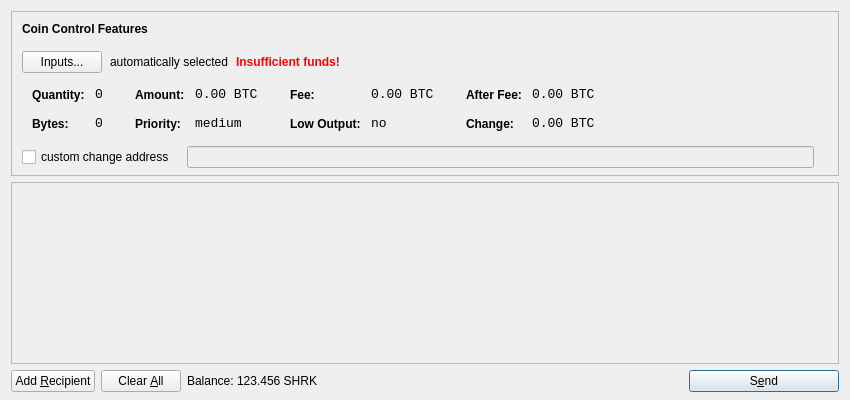
<?xml version="1.0" encoding="UTF-8"?>
<ui version="4.0">
 <class>SendCoinsDialog</class>
 <widget class="QDialog" name="SendCoinsDialog">
  <property name="geometry">
   <rect>
    <x>0</x>
    <y>0</y>
    <width>850</width>
    <height>400</height>
   </rect>
  </property>
  <property name="windowTitle">
   <string>Send Coins</string>
  </property>
  <layout class="QVBoxLayout" name="verticalLayout" stretch="0,1,0">
   <property name="bottomMargin">
    <number>8</number>
   </property>
   <item>
    <widget class="QFrame" name="frameCoinControl">
     <property name="sizePolicy">
      <sizepolicy hsizetype="Expanding" vsizetype="Expanding">
       <horstretch>0</horstretch>
       <verstretch>0</verstretch>
      </sizepolicy>
     </property>
     <property name="maximumSize">
      <size>
       <width>16777215</width>
       <height>16777215</height>
      </size>
     </property>
     <property name="frameShape">
      <enum>QFrame::StyledPanel</enum>
     </property>
     <property name="frameShadow">
      <enum>QFrame::Sunken</enum>
     </property>
     <layout class="QVBoxLayout" name="verticalLayoutCoinControl2">
      <property name="spacing">
       <number>-1</number>
      </property>
      <property name="leftMargin">
       <number>0</number>
      </property>
      <property name="topMargin">
       <number>0</number>
      </property>
      <property name="rightMargin">
       <number>0</number>
      </property>
      <property name="bottomMargin">
       <number>6</number>
      </property>
      <item>
       <layout class="QVBoxLayout" name="verticalLayoutCoinControl" stretch="0,0,0,0,1">
        <property name="spacing">
         <number>0</number>
        </property>
        <property name="leftMargin">
         <number>10</number>
        </property>
        <property name="topMargin">
         <number>10</number>
        </property>
        <item>
         <layout class="QHBoxLayout" name="horizontalLayoutCoinControl1">
          <property name="bottomMargin">
           <number>15</number>
          </property>
          <item>
           <widget class="QLabel" name="labelCoinControlFeatures">
            <property name="sizePolicy">
             <sizepolicy hsizetype="Preferred" vsizetype="Maximum">
              <horstretch>0</horstretch>
              <verstretch>0</verstretch>
             </sizepolicy>
            </property>
            <property name="font">
             <font>
              <weight>75</weight>
              <bold>true</bold>
             </font>
            </property>
            <property name="styleSheet">
             <string notr="true">font-weight:bold;</string>
            </property>
            <property name="text">
             <string>Coin Control Features</string>
            </property>
           </widget>
          </item>
         </layout>
        </item>
        <item>
         <layout class="QHBoxLayout" name="horizontalLayoutCoinControl2" stretch="0,0,0,0">
          <property name="spacing">
           <number>8</number>
          </property>
          <property name="bottomMargin">
           <number>10</number>
          </property>
          <item>
           <widget class="QPushButton" name="pushButtonCoinControl">
            <property name="styleSheet">
             <string notr="true"/>
            </property>
            <property name="text">
             <string>Inputs...</string>
            </property>
           </widget>
          </item>
          <item>
           <widget class="QLabel" name="labelCoinControlAutomaticallySelected">
            <property name="text">
             <string>automatically selected</string>
            </property>
            <property name="margin">
             <number>5</number>
            </property>
           </widget>
          </item>
          <item>
           <widget class="QLabel" name="labelCoinControlInsuffFunds">
            <property name="font">
             <font>
              <weight>75</weight>
              <bold>true</bold>
             </font>
            </property>
            <property name="styleSheet">
             <string notr="true">color:red;font-weight:bold;</string>
            </property>
            <property name="text">
             <string>Insufficient funds!</string>
            </property>
            <property name="margin">
             <number>5</number>
            </property>
           </widget>
          </item>
          <item>
           <spacer name="horizontalSpacerCoinControl">
            <property name="orientation">
             <enum>Qt::Horizontal</enum>
            </property>
            <property name="sizeHint" stdset="0">
             <size>
              <width>40</width>
              <height>1</height>
             </size>
            </property>
           </spacer>
          </item>
         </layout>
        </item>
        <item>
         <widget class="QWidget" name="widgetCoinControl" native="true">
          <property name="sizePolicy">
           <sizepolicy hsizetype="Preferred" vsizetype="Preferred">
            <horstretch>0</horstretch>
            <verstretch>0</verstretch>
           </sizepolicy>
          </property>
          <property name="minimumSize">
           <size>
            <width>0</width>
            <height>0</height>
           </size>
          </property>
          <property name="styleSheet">
           <string notr="true"/>
          </property>
          <layout class="QHBoxLayout" name="horizontalLayoutCoinControl5">
           <property name="margin">
            <number>0</number>
           </property>
           <item>
            <layout class="QHBoxLayout" name="horizontalLayoutCoinControl3" stretch="0,0,0,1">
             <property name="spacing">
              <number>20</number>
             </property>
             <property name="topMargin">
              <number>0</number>
             </property>
             <property name="bottomMargin">
              <number>10</number>
             </property>
             <item>
              <layout class="QFormLayout" name="formLayoutCoinControl1">
               <property name="horizontalSpacing">
                <number>10</number>
               </property>
               <property name="verticalSpacing">
                <number>14</number>
               </property>
               <property name="leftMargin">
                <number>10</number>
               </property>
               <property name="topMargin">
                <number>4</number>
               </property>
               <property name="rightMargin">
                <number>6</number>
               </property>
               <item row="0" column="0">
                <widget class="QLabel" name="labelCoinControlQuantityText">
                 <property name="styleSheet">
                  <string notr="true">font-weight:bold;</string>
                 </property>
                 <property name="text">
                  <string>Quantity:</string>
                 </property>
                 <property name="margin">
                  <number>0</number>
                 </property>
                </widget>
               </item>
               <item row="0" column="1">
                <widget class="QLabel" name="labelCoinControlQuantity">
                 <property name="font">
                  <font>
                   <family>Monospace</family>
                   <pointsize>10</pointsize>
                  </font>
                 </property>
                 <property name="cursor">
                  <cursorShape>IBeamCursor</cursorShape>
                 </property>
                 <property name="contextMenuPolicy">
                  <enum>Qt::ActionsContextMenu</enum>
                 </property>
                 <property name="text">
                  <string notr="true">0</string>
                 </property>
                 <property name="margin">
                  <number>0</number>
                 </property>
                 <property name="textInteractionFlags">
                  <set>Qt::LinksAccessibleByMouse|Qt::TextSelectableByKeyboard|Qt::TextSelectableByMouse</set>
                 </property>
                </widget>
               </item>
               <item row="1" column="0">
                <widget class="QLabel" name="labelCoinControlBytesText">
                 <property name="styleSheet">
                  <string notr="true">font-weight:bold;</string>
                 </property>
                 <property name="text">
                  <string>Bytes:</string>
                 </property>
                </widget>
               </item>
               <item row="1" column="1">
                <widget class="QLabel" name="labelCoinControlBytes">
                 <property name="font">
                  <font>
                   <family>Monospace</family>
                   <pointsize>10</pointsize>
                  </font>
                 </property>
                 <property name="cursor">
                  <cursorShape>IBeamCursor</cursorShape>
                 </property>
                 <property name="contextMenuPolicy">
                  <enum>Qt::ActionsContextMenu</enum>
                 </property>
                 <property name="text">
                  <string notr="true">0</string>
                 </property>
                 <property name="textInteractionFlags">
                  <set>Qt::LinksAccessibleByMouse|Qt::TextSelectableByKeyboard|Qt::TextSelectableByMouse</set>
                 </property>
                </widget>
               </item>
              </layout>
             </item>
             <item>
              <layout class="QFormLayout" name="formLayoutCoinControl2">
               <property name="horizontalSpacing">
                <number>10</number>
               </property>
               <property name="verticalSpacing">
                <number>14</number>
               </property>
               <property name="leftMargin">
                <number>6</number>
               </property>
               <property name="topMargin">
                <number>4</number>
               </property>
               <property name="rightMargin">
                <number>6</number>
               </property>
               <item row="0" column="0">
                <widget class="QLabel" name="labelCoinControlAmountText">
                 <property name="styleSheet">
                  <string notr="true">font-weight:bold;</string>
                 </property>
                 <property name="text">
                  <string>Amount:</string>
                 </property>
                 <property name="margin">
                  <number>0</number>
                 </property>
                </widget>
               </item>
               <item row="0" column="1">
                <widget class="QLabel" name="labelCoinControlAmount">
                 <property name="font">
                  <font>
                   <family>Monospace</family>
                   <pointsize>10</pointsize>
                  </font>
                 </property>
                 <property name="cursor">
                  <cursorShape>IBeamCursor</cursorShape>
                 </property>
                 <property name="contextMenuPolicy">
                  <enum>Qt::ActionsContextMenu</enum>
                 </property>
                 <property name="text">
                  <string notr="true">0.00 BTC</string>
                 </property>
                 <property name="textInteractionFlags">
                  <set>Qt::LinksAccessibleByMouse|Qt::TextSelectableByKeyboard|Qt::TextSelectableByMouse</set>
                 </property>
                </widget>
               </item>
               <item row="1" column="0">
                <widget class="QLabel" name="labelCoinControlPriorityText">
                 <property name="styleSheet">
                  <string notr="true">font-weight:bold;</string>
                 </property>
                 <property name="text">
                  <string>Priority:</string>
                 </property>
                </widget>
               </item>
               <item row="1" column="1">
                <widget class="QLabel" name="labelCoinControlPriority">
                 <property name="font">
                  <font>
                   <family>Monospace</family>
                   <pointsize>10</pointsize>
                  </font>
                 </property>
                 <property name="cursor">
                  <cursorShape>IBeamCursor</cursorShape>
                 </property>
                 <property name="contextMenuPolicy">
                  <enum>Qt::ActionsContextMenu</enum>
                 </property>
                 <property name="text">
                  <string>medium</string>
                 </property>
                 <property name="textInteractionFlags">
                  <set>Qt::LinksAccessibleByMouse|Qt::TextSelectableByKeyboard|Qt::TextSelectableByMouse</set>
                 </property>
                </widget>
               </item>
              </layout>
             </item>
             <item>
              <layout class="QFormLayout" name="formLayoutCoinControl3">
               <property name="horizontalSpacing">
                <number>10</number>
               </property>
               <property name="verticalSpacing">
                <number>14</number>
               </property>
               <property name="leftMargin">
                <number>6</number>
               </property>
               <property name="topMargin">
                <number>4</number>
               </property>
               <property name="rightMargin">
                <number>6</number>
               </property>
               <item row="0" column="0">
                <widget class="QLabel" name="labelCoinControlFeeText">
                 <property name="styleSheet">
                  <string notr="true">font-weight:bold;</string>
                 </property>
                 <property name="text">
                  <string>Fee:</string>
                 </property>
                 <property name="margin">
                  <number>0</number>
                 </property>
                </widget>
               </item>
               <item row="0" column="1">
                <widget class="QLabel" name="labelCoinControlFee">
                 <property name="font">
                  <font>
                   <family>Monospace</family>
                   <pointsize>10</pointsize>
                  </font>
                 </property>
                 <property name="cursor">
                  <cursorShape>IBeamCursor</cursorShape>
                 </property>
                 <property name="contextMenuPolicy">
                  <enum>Qt::ActionsContextMenu</enum>
                 </property>
                 <property name="text">
                  <string notr="true">0.00 BTC</string>
                 </property>
                 <property name="textInteractionFlags">
                  <set>Qt::LinksAccessibleByMouse|Qt::TextSelectableByKeyboard|Qt::TextSelectableByMouse</set>
                 </property>
                </widget>
               </item>
               <item row="1" column="0">
                <widget class="QLabel" name="labelCoinControlLowOutputText">
                 <property name="styleSheet">
                  <string notr="true">font-weight:bold;</string>
                 </property>
                 <property name="text">
                  <string>Low Output:</string>
                 </property>
                </widget>
               </item>
               <item row="1" column="1">
                <widget class="QLabel" name="labelCoinControlLowOutput">
                 <property name="font">
                  <font>
                   <family>Monospace</family>
                   <pointsize>10</pointsize>
                  </font>
                 </property>
                 <property name="cursor">
                  <cursorShape>IBeamCursor</cursorShape>
                 </property>
                 <property name="contextMenuPolicy">
                  <enum>Qt::ActionsContextMenu</enum>
                 </property>
                 <property name="text">
                  <string>no</string>
                 </property>
                 <property name="textInteractionFlags">
                  <set>Qt::LinksAccessibleByMouse|Qt::TextSelectableByKeyboard|Qt::TextSelectableByMouse</set>
                 </property>
                </widget>
               </item>
              </layout>
             </item>
             <item>
              <layout class="QFormLayout" name="formLayoutCoinControl4">
               <property name="horizontalSpacing">
                <number>10</number>
               </property>
               <property name="verticalSpacing">
                <number>14</number>
               </property>
               <property name="leftMargin">
                <number>6</number>
               </property>
               <property name="topMargin">
                <number>4</number>
               </property>
               <property name="rightMargin">
                <number>6</number>
               </property>
               <item row="0" column="0">
                <widget class="QLabel" name="labelCoinControlAfterFeeText">
                 <property name="styleSheet">
                  <string notr="true">font-weight:bold;</string>
                 </property>
                 <property name="text">
                  <string>After Fee:</string>
                 </property>
                 <property name="margin">
                  <number>0</number>
                 </property>
                </widget>
               </item>
               <item row="0" column="1">
                <widget class="QLabel" name="labelCoinControlAfterFee">
                 <property name="font">
                  <font>
                   <family>Monospace</family>
                   <pointsize>10</pointsize>
                  </font>
                 </property>
                 <property name="cursor">
                  <cursorShape>IBeamCursor</cursorShape>
                 </property>
                 <property name="contextMenuPolicy">
                  <enum>Qt::ActionsContextMenu</enum>
                 </property>
                 <property name="text">
                  <string notr="true">0.00 BTC</string>
                 </property>
                 <property name="textInteractionFlags">
                  <set>Qt::LinksAccessibleByMouse|Qt::TextSelectableByKeyboard|Qt::TextSelectableByMouse</set>
                 </property>
                </widget>
               </item>
               <item row="1" column="0">
                <widget class="QLabel" name="labelCoinControlChangeText">
                 <property name="styleSheet">
                  <string notr="true">font-weight:bold;</string>
                 </property>
                 <property name="text">
                  <string>Change:</string>
                 </property>
                </widget>
               </item>
               <item row="1" column="1">
                <widget class="QLabel" name="labelCoinControlChange">
                 <property name="font">
                  <font>
                   <family>Monospace</family>
                   <pointsize>10</pointsize>
                  </font>
                 </property>
                 <property name="cursor">
                  <cursorShape>IBeamCursor</cursorShape>
                 </property>
                 <property name="contextMenuPolicy">
                  <enum>Qt::ActionsContextMenu</enum>
                 </property>
                 <property name="text">
                  <string notr="true">0.00 BTC</string>
                 </property>
                 <property name="textInteractionFlags">
                  <set>Qt::LinksAccessibleByMouse|Qt::TextSelectableByKeyboard|Qt::TextSelectableByMouse</set>
                 </property>
                </widget>
               </item>
              </layout>
             </item>
            </layout>
           </item>
          </layout>
         </widget>
        </item>
        <item>
         <layout class="QHBoxLayout" name="horizontalLayoutCoinControl4" stretch="0,0,0">
          <property name="spacing">
           <number>12</number>
          </property>
          <property name="sizeConstraint">
           <enum>QLayout::SetDefaultConstraint</enum>
          </property>
          <property name="topMargin">
           <number>5</number>
          </property>
          <property name="rightMargin">
           <number>5</number>
          </property>
          <item>
           <widget class="QCheckBox" name="checkBoxCoinControlChange">
            <property name="text">
             <string>custom change address</string>
            </property>
           </widget>
          </item>
          <item>
           <widget class="QLineEdit" name="lineEditCoinControlChange">
            <property name="enabled">
             <bool>false</bool>
            </property>
            <property name="sizePolicy">
             <sizepolicy hsizetype="Expanding" vsizetype="Fixed">
              <horstretch>0</horstretch>
              <verstretch>0</verstretch>
             </sizepolicy>
            </property>
           </widget>
          </item>
          <item>
           <widget class="QLabel" name="labelCoinControlChangeLabel">
            <property name="sizePolicy">
             <sizepolicy hsizetype="Preferred" vsizetype="Expanding">
              <horstretch>0</horstretch>
              <verstretch>0</verstretch>
             </sizepolicy>
            </property>
            <property name="minimumSize">
             <size>
              <width>0</width>
              <height>0</height>
             </size>
            </property>
            <property name="text">
             <string/>
            </property>
            <property name="margin">
             <number>3</number>
            </property>
           </widget>
          </item>
         </layout>
        </item>
        <item>
         <spacer name="verticalSpacerCoinControl">
          <property name="orientation">
           <enum>Qt::Vertical</enum>
          </property>
          <property name="sizeHint" stdset="0">
           <size>
            <width>800</width>
            <height>1</height>
           </size>
          </property>
         </spacer>
        </item>
       </layout>
      </item>
     </layout>
    </widget>
   </item>
   <item>
    <widget class="QScrollArea" name="scrollArea">
     <property name="widgetResizable">
      <bool>true</bool>
     </property>
     <widget class="QWidget" name="scrollAreaWidgetContents">
      <property name="geometry">
       <rect>
        <x>0</x>
        <y>0</y>
        <width>830</width>
        <height>165</height>
       </rect>
      </property>
      <layout class="QVBoxLayout" name="verticalLayout_2">
       <property name="margin">
        <number>0</number>
       </property>
       <item>
        <layout class="QVBoxLayout" name="entries">
         <property name="spacing">
          <number>6</number>
         </property>
        </layout>
       </item>
       <item>
        <spacer name="verticalSpacer">
         <property name="orientation">
          <enum>Qt::Vertical</enum>
         </property>
         <property name="sizeHint" stdset="0">
          <size>
           <width>20</width>
           <height>40</height>
          </size>
         </property>
        </spacer>
       </item>
      </layout>
     </widget>
    </widget>
   </item>
   <item>
    <layout class="QHBoxLayout" name="horizontalLayout">
     <item>
      <widget class="QPushButton" name="addButton">
       <property name="toolTip">
        <string>Send to multiple recipients at once</string>
       </property>
       <property name="text">
        <string>Add &amp;Recipient</string>
       </property>
       <property name="icon">
        <iconset resource="../bitcoin.qrc">
         <normaloff>:/icons/add</normaloff>:/icons/add</iconset>
       </property>
       <property name="autoDefault">
        <bool>false</bool>
       </property>
      </widget>
     </item>
     <item>
      <widget class="QPushButton" name="clearButton">
       <property name="sizePolicy">
        <sizepolicy hsizetype="Minimum" vsizetype="Fixed">
         <horstretch>0</horstretch>
         <verstretch>0</verstretch>
        </sizepolicy>
       </property>
       <property name="toolTip">
        <string>Remove all transaction fields</string>
       </property>
       <property name="text">
        <string>Clear &amp;All</string>
       </property>
       <property name="icon">
        <iconset resource="../bitcoin.qrc">
         <normaloff>:/icons/remove</normaloff>:/icons/remove</iconset>
       </property>
       <property name="autoRepeatDelay">
        <number>300</number>
       </property>
       <property name="autoDefault">
        <bool>false</bool>
       </property>
      </widget>
     </item>
     <item>
      <layout class="QHBoxLayout" name="horizontalLayout_2">
       <property name="spacing">
        <number>3</number>
       </property>
       <item>
        <widget class="QLabel" name="label">
         <property name="text">
          <string>Balance:</string>
         </property>
        </widget>
       </item>
       <item>
        <widget class="QLabel" name="labelBalance">
         <property name="cursor">
          <cursorShape>IBeamCursor</cursorShape>
         </property>
         <property name="text">
          <string>123.456 SHRK</string>
         </property>
         <property name="textInteractionFlags">
          <set>Qt::LinksAccessibleByMouse|Qt::TextSelectableByKeyboard|Qt::TextSelectableByMouse</set>
         </property>
        </widget>
       </item>
      </layout>
     </item>
     <item>
      <spacer name="horizontalSpacer">
       <property name="orientation">
        <enum>Qt::Horizontal</enum>
       </property>
       <property name="sizeHint" stdset="0">
        <size>
         <width>40</width>
         <height>20</height>
        </size>
       </property>
      </spacer>
     </item>
     <item>
      <widget class="QPushButton" name="sendButton">
       <property name="minimumSize">
        <size>
         <width>150</width>
         <height>0</height>
        </size>
       </property>
       <property name="toolTip">
        <string>Confirm the send action</string>
       </property>
       <property name="text">
        <string>S&amp;end</string>
       </property>
       <property name="icon">
        <iconset resource="../bitcoin.qrc">
         <normaloff>:/icons/send</normaloff>:/icons/send</iconset>
       </property>
       <property name="default">
        <bool>true</bool>
       </property>
      </widget>
     </item>
    </layout>
   </item>
  </layout>
 </widget>
 <resources>
  <include location="../bitcoin.qrc"/>
 </resources>
 <connections/>
</ui>
